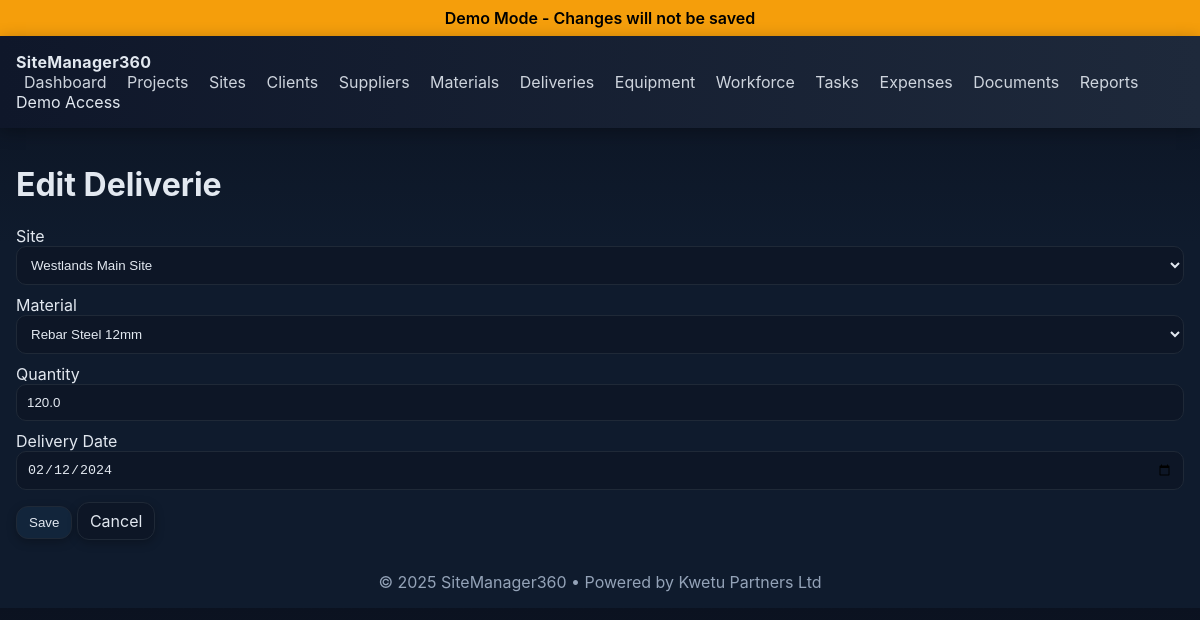
The page /deliveries/2/edit on the database its author committed.
### app.py (models this page shows)
class SiteMaterial(db.Model):  # Deliveries
    id = db.Column(db.Integer, primary_key=True)
    site_id = db.Column(db.Integer, db.ForeignKey("site.id"), nullable=False)
    material_id = db.Column(db.Integer, db.ForeignKey("material.id"), nullable=False)
    quantity = db.Column(db.Float, default=0.0)
    delivery_date = db.Column(db.Date)
    site = db.relationship("Site", backref="deliveries", lazy=True)
    material = db.relationship("Material", backref="deliveries", lazy=True)

class Site(db.Model):
    id = db.Column(db.Integer, primary_key=True)
    project_id = db.Column(db.Integer, db.ForeignKey("project.id"), nullable=False)
    name = db.Column(db.String(150), nullable=False)
    location = db.Column(db.String(150))
    manager_id = db.Column(db.Integer, db.ForeignKey("worker.id"), nullable=True)
    start_date = db.Column(db.Date)
    end_date = db.Column(db.Date)
    status = db.Column(db.String(50), default="Active")
    manager = db.relationship("Worker", foreign_keys=[manager_id], uselist=False)

class Material(db.Model):
    id = db.Column(db.Integer, primary_key=True)
    supplier_id = db.Column(db.Integer, db.ForeignKey("supplier.id"), nullable=False)
    name = db.Column(db.String(150), nullable=False)
    unit = db.Column(db.String(50), default="pcs")
    cost_per_unit = db.Column(db.Float, default=0.0)
    created_at = db.Column(db.DateTime, default=datetime.utcnow)

### app.py (the view, shortened to what this page needs)
@app.route("/deliveries/<int:id>/edit", methods=["GET","POST"])
@login_required
def deliveries_edit(id):
    item = SiteMaterial.query.get_or_404(id)
    sites = Site.query.all()
    materials = Material.query.all()
    return render_template("deliveries_form.html", item=item, sites=sites, materials=materials)

### app.py (called while the page is built)
def is_demo():
    return DEMO_MODE

def login_required(view_func):
    @wraps(view_func)
    def wrapped(*args, **kwargs):
        if is_demo():
            demo_user = User.query.order_by(User.id.asc()).first()
            if demo_user and not session.get("user_id"):
                session["user_id"] = demo_user.id
        if not session.get("user_id"):
            return redirect(url_for("login", next=request.path))
        return view_func(*args, **kwargs)
    return wrapped

@app.context_processor
def inject_demo_mode():
    return {"demo_mode": is_demo()}

@app.before_request
def block_post_in_demo():
    if is_demo():
        demo_user = User.query.order_by(User.id.asc()).first()
        if demo_user and not session.get("user_id") and request.endpoint != "static":
            session["user_id"] = demo_user.id
        if request.method == "POST":
            flash("Demo Mode: Action simulated successfully.", "info")
            return redirect(request.referrer or url_for("dashboard"))

### templates/deliveries_form.html (shortened to what this page needs)
{% extends "base.html" %}
{% block content %}
<h1>{{ 'Edit' if item else 'New' }} Deliverie</h1>
<form method="post" class="form">
  <label>Site
  <select name="site_id">
    {% for opt in sites %}<option value="{{ opt.id }}" {% if item and item.site_id==opt.id %}selected{% endif %}>{{ opt.name }}</option>{% endfor %}
  </select>
</label><label>Material
  <select name="material_id">
    {% for opt in materials %}<option value="{{ opt.id }}" {% if item and item.material_id==opt.id %}selected{% endif %}>{{ opt.name }}</option>{% endfor %}
  </select>
</label><label>Quantity
  <input type="number" step="0.01" name="quantity" value="{{ item.quantity if item else '' }}">
</label><label>Delivery Date
  <input type="date" name="delivery_date" value="{{ item.delivery_date.strftime('%Y-%m-%d') if item and item.delivery_date else '' }}">
</label>
  <div class="form-actions">
    <button class="btn" type="submit">Save</button>
    <a class="btn secondary" href="{{ url_for('deliveries') }}">Cancel</a>
  </div>
</form>
{% endblock %}

### static/style.css (style rules this page uses)
:root { --top-a:#0f172a; --top-b:#1e293b; --accent:#38bdf8; --surface:#0b1220; --surface2:#0f1b2d; --border:#1f2937; --text:#e2e8f0; --muted:#94a3b8; --success:#16a34a; --info:#1d4ed8; --danger:#dc2626; }
* { box-sizing:border-box }
body { margin:0; background:linear-gradient(180deg,var(--surface),var(--surface2) 40%); color:var(--text); font-family:Inter,system-ui,Segoe UI,Roboto,Arial,sans-serif; }
.btn { display:inline-block; padding:8px 12px; border-radius:12px; border:1px solid var(--border); background:#12253b; color:var(--text); text-decoration:none; cursor:pointer; box-shadow:0 3px 10px rgba(0,0,0,.25) }
.btn.secondary { background:#0d1626 }
.form label { display:block; margin:10px 0 }
.form input,.form select,.form textarea { width:100%; padding:10px; border-radius:10px; border:1px solid var(--border); background:#0d1626; color:var(--text) }
.form-actions { margin-top:12px }

### rows shown on the page
SiteMaterial: site_id "Westlands Main Site", material_id "Rebar Steel 12mm", quantity "120.0", delivery_date "02/12/2024"

### other values the page prints
{{ 'Edit' if item else 'New' }} "Edit"
